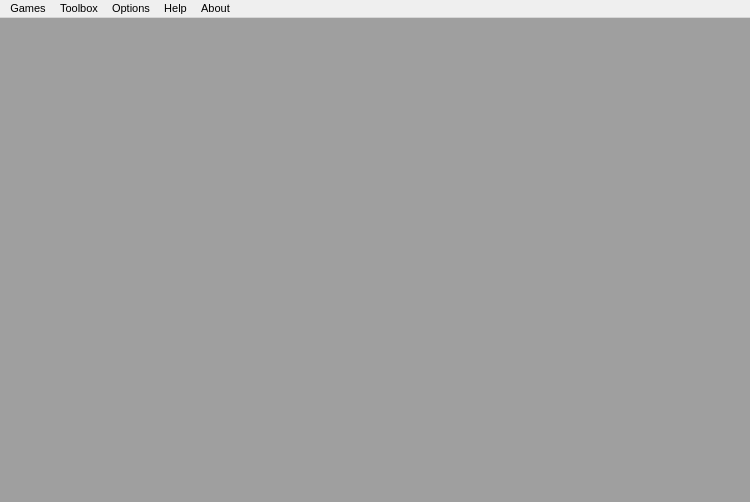
<?xml version="1.0" encoding="UTF-8"?>
<ui version="4.0">
 <class>MainWindow</class>
 <widget class="QMainWindow" name="MainWindow">
  <property name="windowModality">
   <enum>Qt::NonModal</enum>
  </property>
  <property name="geometry">
   <rect>
    <x>0</x>
    <y>0</y>
    <width>750</width>
    <height>502</height>
   </rect>
  </property>
  <property name="baseSize">
   <size>
    <width>780</width>
    <height>590</height>
   </size>
  </property>
  <property name="windowTitle">
   <string>Mudlet 3.0.1 - RLII</string>
  </property>
  <property name="windowIcon">
   <iconset>
    <normaloff>:/mudlet_main_16px.png</normaloff>:/mudlet_main_16px.png</iconset>
  </property>
  <property name="styleSheet">
   <string notr="true"/>
  </property>
  <property name="iconSize">
   <size>
    <width>0</width>
    <height>0</height>
   </size>
  </property>
  <property name="dockOptions">
   <set>QMainWindow::AllowNestedDocks|QMainWindow::AllowTabbedDocks|QMainWindow::AnimatedDocks|QMainWindow::VerticalTabs</set>
  </property>
  <widget class="QWidget" name="centralwidget">
   <property name="sizePolicy">
    <sizepolicy hsizetype="Expanding" vsizetype="Expanding">
     <horstretch>0</horstretch>
     <verstretch>0</verstretch>
    </sizepolicy>
   </property>
   <layout class="QVBoxLayout" name="verticalLayout">
    <property name="spacing">
     <number>0</number>
    </property>
    <property name="leftMargin">
     <number>0</number>
    </property>
    <property name="topMargin">
     <number>0</number>
    </property>
    <property name="rightMargin">
     <number>0</number>
    </property>
    <property name="bottomMargin">
     <number>0</number>
    </property>
    <item>
     <widget class="QMdiArea" name="mdiArea">
      <property name="sizePolicy">
       <sizepolicy hsizetype="Expanding" vsizetype="Expanding">
        <horstretch>0</horstretch>
        <verstretch>0</verstretch>
       </sizepolicy>
      </property>
      <property name="minimumSize">
       <size>
        <width>0</width>
        <height>0</height>
       </size>
      </property>
      <property name="font">
       <font>
        <family>Segoe UI</family>
        <pointsize>9</pointsize>
        <weight>50</weight>
        <italic>false</italic>
        <bold>false</bold>
       </font>
      </property>
      <property name="lineWidth">
       <number>0</number>
      </property>
      <property name="verticalScrollBarPolicy">
       <enum>Qt::ScrollBarAsNeeded</enum>
      </property>
      <property name="horizontalScrollBarPolicy">
       <enum>Qt::ScrollBarAsNeeded</enum>
      </property>
      <property name="viewMode">
       <enum>QMdiArea::TabbedView</enum>
      </property>
      <property name="tabShape">
       <enum>QTabWidget::Rounded</enum>
      </property>
      <property name="tabPosition">
       <enum>QTabWidget::North</enum>
      </property>
     </widget>
    </item>
   </layout>
  </widget>
  <widget class="QMenuBar" name="MenuBar">
   <property name="geometry">
    <rect>
     <x>0</x>
     <y>0</y>
     <width>750</width>
     <height>19</height>
    </rect>
   </property>
   <property name="font">
    <font>
     <family>MS Shell Dlg 2</family>
     <pointsize>8</pointsize>
    </font>
   </property>
   <widget class="QMenu" name="menuEditor">
    <property name="font">
     <font>
      <family>MS Shell Dlg 2</family>
      <pointsize>8</pointsize>
      <weight>50</weight>
      <italic>false</italic>
      <bold>false</bold>
     </font>
    </property>
    <property name="title">
     <string>Toolbox</string>
    </property>
    <addaction name="dactionScriptEditor"/>
    <addaction name="actionShow_Map"/>
    <addaction name="dactionNotepad"/>
    <addaction name="actionLive_Help_Chat"/>
    <addaction name="actionPackage_manager"/>
    <addaction name="dactionReplay"/>
    <addaction name="actionModule_manager"/>
    <addaction name="actionPackage_Exporter"/>
   </widget>
   <widget class="QMenu" name="menuOptions">
    <property name="font">
     <font>
      <family>MS Shell Dlg 2</family>
      <pointsize>8</pointsize>
      <weight>50</weight>
      <italic>false</italic>
      <bold>false</bold>
     </font>
    </property>
    <property name="title">
     <string>Options</string>
    </property>
    <addaction name="dactionOptions"/>
    <addaction name="dactionMultiView"/>
   </widget>
   <widget class="QMenu" name="menuHelp">
    <property name="font">
     <font>
      <family>MS Shell Dlg 2</family>
      <pointsize>8</pointsize>
      <weight>50</weight>
      <italic>false</italic>
      <bold>false</bold>
     </font>
    </property>
    <property name="title">
     <string>Help</string>
    </property>
    <addaction name="dactionHelp"/>
    <addaction name="dactionVideo"/>
    <addaction name="dactionIRC"/>
    <addaction name="dactionForum"/>
   </widget>
   <widget class="QMenu" name="menuAbout">
    <property name="font">
     <font>
      <family>MS Shell Dlg 2</family>
      <pointsize>8</pointsize>
      <weight>50</weight>
      <italic>false</italic>
      <bold>false</bold>
     </font>
    </property>
    <property name="title">
     <string>About</string>
    </property>
    <addaction name="dactionAbout"/>
    <addaction name="dactionDownload"/>
   </widget>
   <widget class="QMenu" name="menuGames">
    <property name="font">
     <font>
      <family>MS Shell Dlg 2</family>
      <pointsize>8</pointsize>
      <weight>50</weight>
      <italic>false</italic>
      <bold>false</bold>
     </font>
    </property>
    <property name="title">
     <string>Games</string>
    </property>
    <addaction name="dactionConnect"/>
    <addaction name="separator"/>
    <addaction name="dactionDisconnect"/>
    <addaction name="dactionReconnect"/>
   </widget>
   <addaction name="menuGames"/>
   <addaction name="menuEditor"/>
   <addaction name="menuOptions"/>
   <addaction name="menuHelp"/>
   <addaction name="menuAbout"/>
  </widget>
  <action name="dactionConnect">
   <property name="text">
    <string>Play</string>
   </property>
   <property name="shortcut">
    <string>Alt+C</string>
   </property>
  </action>
  <action name="dactionDisconnect">
   <property name="text">
    <string>Disconnect</string>
   </property>
   <property name="shortcut">
    <string>Alt+D</string>
   </property>
  </action>
  <action name="dactionReconnect">
   <property name="text">
    <string>Reconnect</string>
   </property>
   <property name="shortcut">
    <string>Alt+R</string>
   </property>
  </action>
  <action name="dactionOptions">
   <property name="text">
    <string>Preferences</string>
   </property>
   <property name="shortcut">
    <string>Alt+P</string>
   </property>
  </action>
  <action name="dactionScriptEditor">
   <property name="text">
    <string>Script editor</string>
   </property>
   <property name="toolTip">
    <string>Open script editor</string>
   </property>
   <property name="shortcut">
    <string>Alt+E</string>
   </property>
  </action>
  <action name="dactionNotepad">
   <property name="text">
    <string>Notepad</string>
   </property>
   <property name="shortcut">
    <string>Alt+N</string>
   </property>
  </action>
  <action name="dactionHelp">
   <property name="text">
    <string>API Reference</string>
   </property>
  </action>
  <action name="dactionForum_2">
   <property name="text">
    <string>Online forum</string>
   </property>
  </action>
  <action name="dactionAbout">
   <property name="text">
    <string>About Mudlet</string>
   </property>
  </action>
  <action name="dactionIRC">
   <property name="text">
    <string>IRC help channel</string>
   </property>
  </action>
  <action name="dactionVideo">
   <property name="text">
    <string>Video tutorials</string>
   </property>
  </action>
  <action name="dactionReplay">
   <property name="text">
    <string>Load replay</string>
   </property>
  </action>
  <action name="dactionForum">
   <property name="text">
    <string>Online forum</string>
   </property>
  </action>
  <action name="dactionDownload">
   <property name="text">
    <string>Download latest version</string>
   </property>
  </action>
  <action name="dactionIRC_2">
   <property name="text">
    <string>Help chat</string>
   </property>
   <property name="toolTip">
    <string>Get live help on IRC. If nobody answers right away, give it time</string>
   </property>
  </action>
  <action name="actionLive_Help_Chat">
   <property name="text">
    <string>Live help chat</string>
   </property>
  </action>
  <action name="actionShow_Map">
   <property name="text">
    <string>Show map</string>
   </property>
   <property name="shortcut">
    <string>Alt+M</string>
   </property>
  </action>
  <action name="actionPackage_manager">
   <property name="text">
    <string>Package manager</string>
   </property>
   <property name="shortcut">
    <string>Alt+O</string>
   </property>
  </action>
  <action name="actionTest1">
   <property name="text">
    <string>test1</string>
   </property>
  </action>
  <action name="actionAsdf">
   <property name="text">
    <string>asdf</string>
   </property>
  </action>
  <action name="actionModule_manager">
   <property name="text">
    <string>Module manager</string>
   </property>
  </action>
  <action name="actionPackage_Exporter">
   <property name="text">
    <string>Package exporter (experimental)</string>
   </property>
  </action>
  <action name="dactionMultiView">
   <property name="text">
    <string>MultiView</string>
   </property>
   <property name="shortcut">
    <string>Alt+V</string>
   </property>
  </action>
 </widget>
 <resources/>
 <connections/>
</ui>
